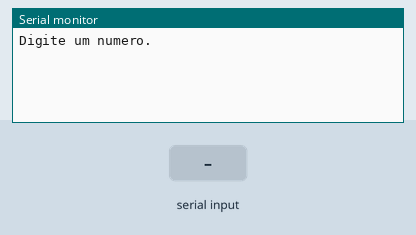
The sketch below on a simulated Arduino Uno, built with avr-gcc and run on an emulated ATmega328P. Parts: the last lines printed to the serial monitor. Inputs (shaded band) come from the test bench.

Above: at 1.2 s.
1.3 s: "90,45\n" received over Serial
At 2.7 s:
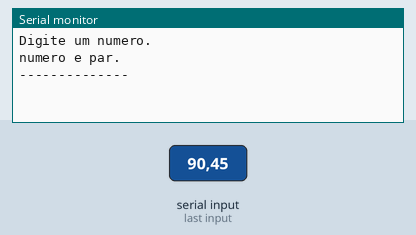
At 7.9 s:
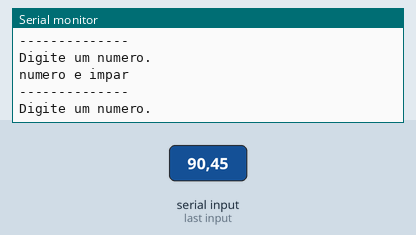

Measured:
- after the input at 1.3 s, the serial monitor: prints a new line at once (image 1)

The sketch:

if_simples_e_composto_051.ino
```cpp
/*
Faça um programa que receba um número do usuário e informe se este
número é par ou ímpar.
*/
int numero = 0;

void setup()
{
  Serial.begin(9600);
}

void loop()
{
 Serial.println("Digite um numero.");
  while(! Serial.available());
  numero = Serial.parseInt();

  if(numero % 2 == 0) {//se for par
   Serial.println("numero e par.");

  } else {
   Serial.println("numero e impar");
  }
  Serial.println("--------------");
  delay(3000);
}
```
